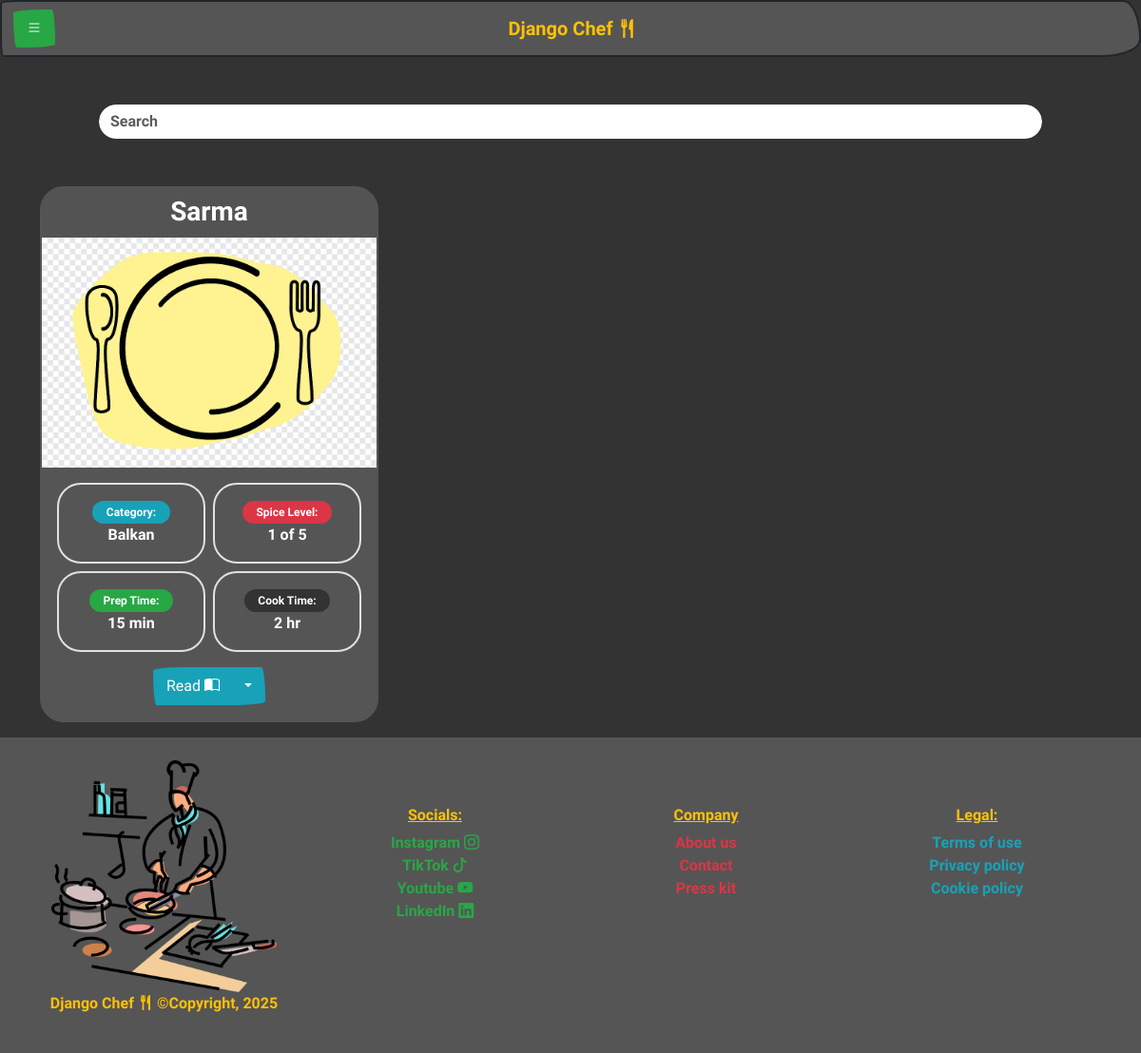
The page /recipe_list/ (signed in) on the database its author committed.
### recipe_app/models.py (models this page shows, shortened)
class Recipe(models.Model):
    TIME_UNITS = [
        ('min', 'Minutes'),
        ('hr', 'Hours'),
        ('day', 'Days'),
        ('wk', 'Weeks'),
        ('mo', 'Months'),
    ]
    SPICE_LEVELS = [(i, str(i)) for i in range(6)]
    title = models.CharField(max_length=200)
    slug = models.SlugField(max_length=250)
    description = models.TextField()
    prep_time = models.PositiveIntegerField()
    prep_time_unit = models.CharField(max_length=5, choices=TIME_UNITS, default='min')
    cook_time = models.PositiveIntegerField()
    cook_time_unit = models.CharField(max_length=5, choices=TIME_UNITS, default='min')
    spice_level = models.PositiveSmallIntegerField(choices=SPICE_LEVELS, default=0)
    category = models.ForeignKey(Category, null=True, blank=False, on_delete=models.SET_NULL)
    image = models.ImageField(upload_to='recipe_images/', null=True, blank=True)
    owner = models.ForeignKey(
        settings.AUTH_USER_MODEL,
        on_delete=models.CASCADE,
        related_name='recipes',
        null=True,
        blank=True
    )

class Category(models.Model):
    name = models.CharField(max_length=100, unique=True, null=False)

### recipe_app/views.py (the view)
# urls.py: path('recipe_list/', RecipeListView.as_view(), name='recipe_list'),
class RecipeListView(LoginRequiredMixin, ListView):
    model = Recipe
    context_object_name = 'recipes'
    queryset = Recipe.objects.all()
    template_name = 'recipe_app/recipe/list_recipe.html'
    ordering = ['title']
    def get_queryset(self):
        queryset = Recipe.objects.filter(owner=self.request.user).order_by('title')
        favorites = set(
            FavoriteRecipe.objects.filter(user=self.request.user)
            .values_list('recipe_id', flat=True)
        )
        for recipe in queryset:
            recipe.is_fav = recipe.id in favorites
        return queryset

### recipe_app/context_processors.py (called while the page is built)
def show_date(request):
    current_date = datetime.date.today()
    return {
        'current_date': current_date,
    }

### recipe_app/templates/recipe_app/recipe/list_recipe.html (shortened to what this page needs)
{% extends "base.html" %}
{% load static %}
{% block content %}
<div class="m-5">
    <div class="container">
        <div class="row">
            <div class="col-12 col-md-12">
                <div class="input-group rounded">
                    <input type="search" class="form-control rounded" placeholder="Search" aria-label="Search" aria-describedby="search-addon" />
                </div>
            </div>
        </div>
    </div>
</div>
{% if recipes %}
<div class="row row-cols-1 row-cols-md-3 g-4">
   {% for recipe in recipes %}
    <div class="col mb-3">
        <div class="card border-dark rounded bg-secondary h-100">
            <h3 class="card-header text-center text-white fw-semibold">{{ recipe.title }}</h3>
            {% if recipe.image %}
              <img src="{{ recipe.image.url }}" alt="Image of {{ recipe.title }}">
            {% else %}
              <img src="{% static 'img/default_meal.png' %}" class="img-fluid" alt="default_food_image">
            {% endif %}
            <div class="card-body">
                <div class="row g-2">
                    <div class="col-6">
                      <div class="border rounded text-center p-3">
                        <p class="mb-0 fw-semibold badge rounded-pill bg-info">Category:</p>
                        <br>
                        <span class="m-0 p-0 text-white">{{ recipe.category.name|default:"Uncategorized" }}</span>
                    </div>
                    </div>
                    <div class="col-6">
                      <div class="border rounded text-center p-3">
                        <p class="mb-0 fw-semibold badge rounded-pill bg-danger">Spice Level:</p>
                        <br>
                        <span class="m-0 p-0 text-white">{{ recipe.spice_level }} of 5</span>
                      </div>
                    </div>
                    <div class="col-6">
                      <div class="border rounded text-center p-3">
                        <p class="mb-0 fw-semibold badge rounded-pill bg-success">Prep Time:</p>
                        <p class="m-0 p-0 text-white">{{ recipe.prep_time }} {{ recipe.prep_time_unit }}</p>
                      </div>
                    </div>
                    <div class="col-6">
                      <div class="border rounded text-center p-3">
                        <p class="mb-0 fw-semibold badge rounded-pill bg-primary">Cook Time:</p>
                        <p class="m-0 p-0 text-white">{{ recipe.cook_time }} {{ recipe.cook_time_unit }}</p>
                      </div>
                    </div>
                    <div class="col-12 text-center pt-2">
                        <div class="btn-group" role="group" aria-label="Button group with nested dropdown">
                          <a href="{% url 'read_recipe' recipe.pk recipe.slug %}" type="button" class="btn btn-info">Read <i class="bi bi-book-half"></i></a>
                          <div class="btn-group" role="group">
                              <button id="btnGroupDrop3" type="button" class="btn btn-info dropdown-toggle" data-bs-toggle="dropdown" aria-haspopup="true" aria-expanded="false"></button>
                          </div>
                        </div>
                    </div>
                </div>
            </div>
        </div>
    </div>
    {% endfor %}
</div>
{% else %}
<div class="row row-cols-1 row-cols-md-3 g-4">
  <h1>No recipes found</h1>
</div>
{% endif %}
{% endblock %}

### rows shown on the page
Recipe: title "Sarma", category.name "Balkan", spice_level "1", prep_time "15", prep_time_unit "min", cook_time "2", cook_time_unit "hr"
